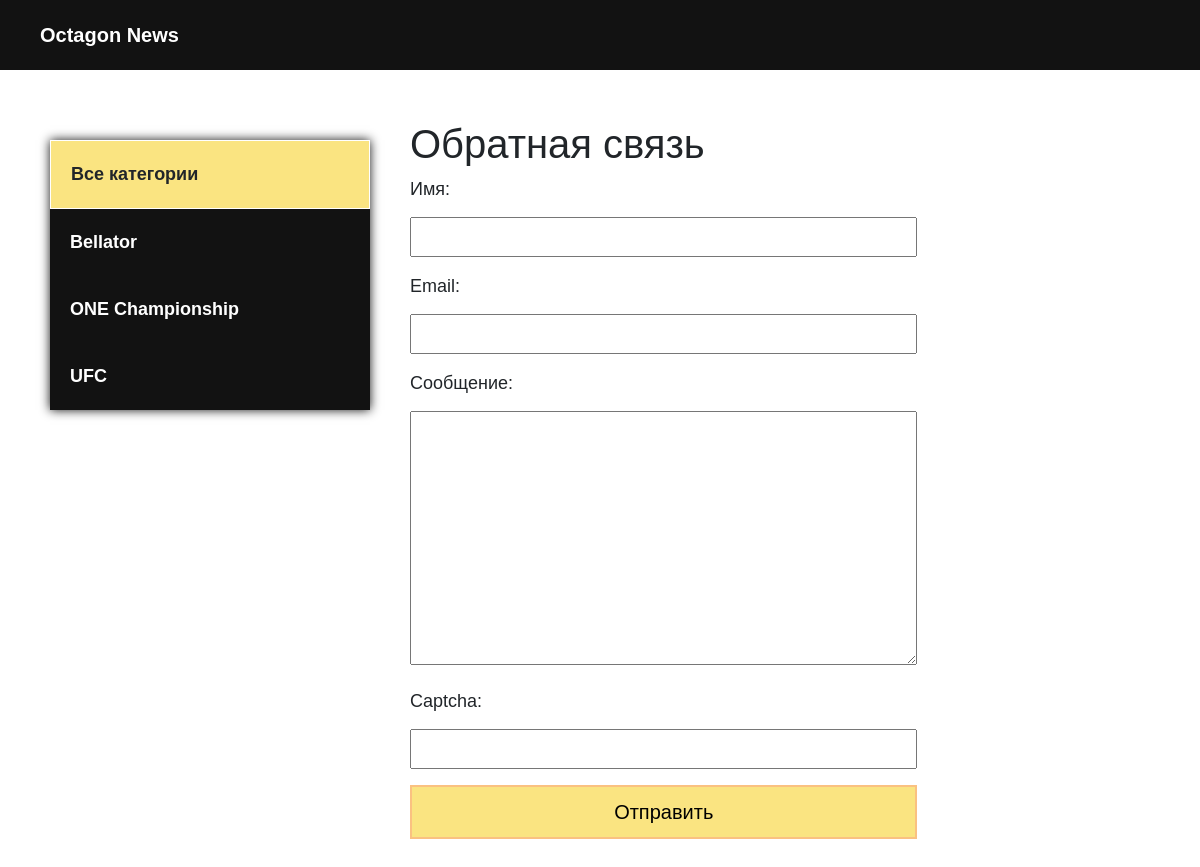
Page /contact/ on the committed database.
### blog/models.py (models this page shows, shortened)
class Category(models.Model):
    name = models.CharField(max_length=100, verbose_name = "Категория")
    slug = models.SlugField(max_length=100, unique=True, verbose_name = "URL")
    def get_absolute_url(self):
        return reverse('category', kwargs={'cat_slug': self.slug})
    class Meta:
        verbose_name = "категория"
        verbose_name_plural = "категории"

### blog/views.py (the view, shortened to what this page needs)
# urls.py: path('contact/', ContactFormView.as_view(), name='contact'),
class ContactFormView(DataMixin, FormView):
    form_class = ContactForm
    template_name = 'blog/contact.html'
    success_url = reverse_lazy('index')
    def get_context_data(self, *, object_list=None, **kwargs):
        context = super().get_context_data(**kwargs)
        c_def = self.get_user_context(title='Обратная связь')
        return dict(list(context.items()) + list(c_def.items()))

### blog/forms.py
class ContactForm(forms.Form):
    name = forms.CharField(label="Имя", max_length=255)
    email = forms.EmailField(label='Email')
    content = forms.CharField(label='Сообщение', widget=forms.Textarea(attrs={'rows': 10}))
    captcha = CaptchaField()

### blog/utils.py (called while the page is built)
    def get_user_context(self, **kwargs):
        context = kwargs
        cats = Category.objects.annotate(Count('blog'))
        user_menu = menu.copy()
        if not self.request.user.is_authenticated:
            user_menu.pop(0)
        context['menu'] = menu
        context['cats'] = cats
        if 'cat_selected' not in context:
            context['cat_selected'] = 0
        return context

### blog/templates/blog/contact.html (shortened to what this page needs)
{% extends 'blog/base.html' %}
{% block content %}
<h1>{{ title }}</h1>
<form method="post">
  {{ form.as_p }}
  <button>Отправить</button>
</form>
{% endblock %}

### blog/templates/blog/base.html (shortened to what this page needs)
<!DOCTYPE html>
{% load static %}
{% load blog_tags %}
<html lang="en">
<head>
    <link rel="stylesheet" href="https://cdn.jsdelivr.net/npm/bootstrap@4.5.3/dist/css/bootstrap.min.css"
>
    <link rel="stylesheet" href="{% static 'css/style.css' %}">
</head>
<body>
<div class="header">
    <div class="wrap">
        <ul class="mainmenu">
            <li class="logo"><a href="{% url 'index' %}">Octagon News</a></li>
        </ul>
    </div>
</div>
<div class="content">
    <div class="wrap">
        <div class="sidebar">
            <ul>
                {% if cat_selected == 0 %}
                <li class="selected">Все категории</li>
                {% else %}
                <li><a href="{% url 'index' %}">Все категории</a></li>
                {% endif %}
                {% for c in cats %}
                {% if c.blog__count > 0 %}
                {% if c.pk == cat_selected %}
                <li class="selected">{{ c.name }}</li>
                {% else %}
                <li>
                    <a href="{{ c.get_absolute_url }}">{{ c.name }}</a>
                </li>
                {% endif %}
                {% endif %}
                {% endfor %}
            </ul>
        </div>
        <div class="main">
            {% block content %}
            {% endblock %}
        </div>
    </div>
</div>
</body>
</html>

### blog/static/css/style.css (style rules this page uses)
body { margin: 0; padding: 0; background: #121212; font-family:'Franklin Gothic Medium', 'Arial Narrow', Arial, sans-serif; }
.wrap { max-width: 1200px; margin: 0 auto; }
.content .wrap { background: #FFF; padding: 50px; display: flex; }
ul { list-style: none; margin: 0; padding: 0; }
a { color: #FFF; text-decoration: double; padding: 20px; }
.mainmenu { display: flex; align-items: center; justify-content: space-between; font-size: 20px; font-weight: bold; padding: 20px; }
.logo { flex-basis: 40%; }
.sidebar ul { width: 320px; margin-right: 40px; margin-top: 20px; box-shadow: 0 0 10px #121212; }
.sidebar a { padding: 20px; display: block; background: #121212; font-weight: bold; font-size: 18px; }
.selected { font-size: 18px; padding: 20px; border: 1px solid #FFF; font-weight: bold; background: #fae481; }
button { background: #fae481; border: 2px solid #fac181; width: 100%; padding: 10px; font-size: 20px; cursor: pointer; }
form label { font-size: 18px; }
input, textarea { width: 100%; margin-top: 6px; padding: 6px; box-sizing: border-box; }
label { font-size: 20px; }
.main h1 { font-family: 'Lucida Sans', 'Lucida Sans Regular', 'Lucida Grande', 'Lucida Sans Unicode', Geneva, Verdana, sans-serif; font: bold; }

### rows in the picture
Category: name "Bellator"
Category: name "ONE Championship"
Category: name "UFC"

### other values in the picture
{{ title }} "Обратная связь"
